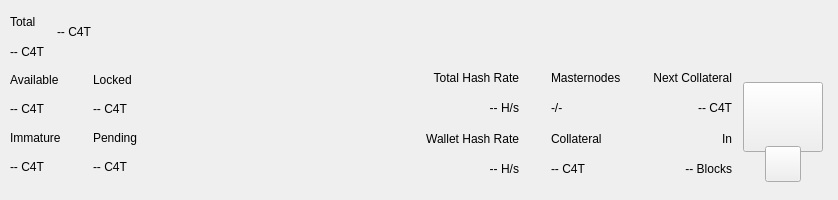
<?xml version="1.0" encoding="UTF-8"?>
<ui version="4.0">
 <class>TopBar</class>
 <widget class="QWidget" name="TopBar">
  <property name="geometry">
   <rect>
    <x>0</x>
    <y>0</y>
    <width>838</width>
    <height>200</height>
   </rect>
  </property>
  <property name="minimumSize">
   <size>
    <width>0</width>
    <height>200</height>
   </size>
  </property>
  <property name="maximumSize">
   <size>
    <width>16777215</width>
    <height>200</height>
   </size>
  </property>
  <property name="windowTitle">
   <string>Form</string>
  </property>
  <layout class="QVBoxLayout" name="verticalLayout_10" stretch="0">
   <property name="spacing">
    <number>0</number>
   </property>
   <property name="leftMargin">
    <number>0</number>
   </property>
   <property name="topMargin">
    <number>0</number>
   </property>
   <property name="rightMargin">
    <number>0</number>
   </property>
   <property name="bottomMargin">
    <number>0</number>
   </property>
   <item>
    <widget class="PFBorderImage" name="containerTop">
     <layout class="QVBoxLayout" name="verticalLayout_11">
      <property name="spacing">
       <number>0</number>
      </property>
      <property name="leftMargin">
       <number>0</number>
      </property>
      <property name="topMargin">
       <number>0</number>
      </property>
      <property name="rightMargin">
       <number>0</number>
      </property>
      <property name="bottomMargin">
       <number>0</number>
      </property>
      <item>
       <widget class="QWidget" name="top_container_2" native="true">
        <property name="minimumSize">
         <size>
          <width>0</width>
          <height>65</height>
         </size>
        </property>
        <layout class="QHBoxLayout" name="top_container">
         <property name="spacing">
          <number>0</number>
         </property>
         <property name="leftMargin">
          <number>10</number>
         </property>
         <property name="topMargin">
          <number>0</number>
         </property>
         <property name="rightMargin">
          <number>10</number>
         </property>
         <property name="bottomMargin">
          <number>0</number>
         </property>
         <item>
          <layout class="QHBoxLayout" name="horizontalLayout_4">
           <property name="spacing">
            <number>12</number>
           </property>
           <property name="rightMargin">
            <number>0</number>
           </property>
           <item>
            <widget class="QWidget" name="widgetAmount" native="true">
             <layout class="QVBoxLayout" name="verticalLayout_2">
              <property name="spacing">
               <number>2</number>
              </property>
              <property name="leftMargin">
               <number>0</number>
              </property>
              <property name="topMargin">
               <number>8</number>
              </property>
              <property name="rightMargin">
               <number>0</number>
              </property>
              <property name="bottomMargin">
               <number>0</number>
              </property>
              <item>
               <widget class="QLabel" name="labelTitle1">
                <property name="text">
                 <string>Total</string>
                </property>
               </widget>
              </item>
              <item>
               <widget class="PrivateQLabel" name="labelAmountPiv">
                <property name="text">
                 <string notr="true">-- C4T</string>
                </property>
               </widget>
              </item>
             </layout>
            </widget>
           </item>
           <item alignment="Qt::AlignVCenter">
            <widget class="QWidget" name="widgetTopAmount" native="true">
             <property name="sizePolicy">
              <sizepolicy hsizetype="Preferred" vsizetype="Maximum">
               <horstretch>0</horstretch>
               <verstretch>0</verstretch>
              </sizepolicy>
             </property>
             <layout class="QHBoxLayout" name="horizontalLayout_5">
              <property name="spacing">
               <number>0</number>
              </property>
              <property name="leftMargin">
               <number>0</number>
              </property>
              <property name="topMargin">
               <number>0</number>
              </property>
              <property name="rightMargin">
               <number>0</number>
              </property>
              <property name="bottomMargin">
               <number>0</number>
              </property>
              <item alignment="Qt::AlignTop">
               <widget class="PrivateQLabel" name="labelAmountTopPiv">
                <property name="minimumSize">
                 <size>
                  <width>0</width>
                  <height>36</height>
                 </size>
                </property>
                <property name="styleSheet">
                 <string notr="true">padding:0px;margin:0px;</string>
                </property>
                <property name="text">
                 <string notr="true">-- C4T</string>
                </property>
               </widget>
              </item>
             </layout>
            </widget>
           </item>
           <item>
            <spacer name="horizontalSpacer">
             <property name="orientation">
              <enum>Qt::Horizontal</enum>
             </property>
             <property name="sizeHint" stdset="0">
              <size>
               <width>40</width>
               <height>20</height>
              </size>
             </property>
            </spacer>
           </item>
           <item alignment="Qt::AlignRight">
            <widget class="QWidget" name="layoutSync" native="true">
             <property name="minimumSize">
              <size>
               <width>0</width>
               <height>36</height>
              </size>
             </property>
             <property name="maximumSize">
              <size>
               <width>16777215</width>
               <height>36</height>
              </size>
             </property>
             <layout class="QVBoxLayout" name="verticalLayout_9">
              <property name="leftMargin">
               <number>0</number>
              </property>
              <property name="topMargin">
               <number>0</number>
              </property>
              <property name="rightMargin">
               <number>0</number>
              </property>
              <property name="bottomMargin">
               <number>0</number>
              </property>
              <item>
               <widget class="ExpandableButton" name="pushButtonSync" native="true">
                <property name="minimumSize">
                 <size>
                  <width>36</width>
                  <height>36</height>
                 </size>
                </property>
                <property name="maximumSize">
                 <size>
                  <width>16777215</width>
                  <height>36</height>
                 </size>
                </property>
               </widget>
              </item>
             </layout>
            </widget>
           </item>
           <item>
            <widget class="ExpandableButton" name="pushButtonHDUpgrade" native="true">
             <property name="minimumSize">
              <size>
               <width>36</width>
               <height>36</height>
              </size>
             </property>
             <property name="maximumSize">
              <size>
               <width>16777215</width>
               <height>36</height>
              </size>
             </property>
            </widget>
           </item>
           <item>
            <widget class="ExpandableButton" name="pushButtonStack" native="true">
             <property name="minimumSize">
              <size>
               <width>36</width>
               <height>36</height>
              </size>
             </property>
             <property name="maximumSize">
              <size>
               <width>16777215</width>
               <height>36</height>
              </size>
             </property>
            </widget>
           </item>
           <item>
            <widget class="ExpandableButton" name="pushButtonConf" native="true">
             <property name="minimumSize">
              <size>
               <width>36</width>
               <height>36</height>
              </size>
             </property>
             <property name="maximumSize">
              <size>
               <width>16777215</width>
               <height>36</height>
              </size>
             </property>
            </widget>
           </item>
           <item>
            <widget class="ExpandableButton" name="pushButtonMasternodes" native="true">
             <property name="minimumSize">
              <size>
               <width>36</width>
               <height>36</height>
              </size>
             </property>
             <property name="maximumSize">
              <size>
               <width>16777215</width>
               <height>36</height>
              </size>
             </property>
            </widget>
           </item>
           <item>
            <widget class="ExpandableButton" name="pushButtonConsole" native="true">
             <property name="minimumSize">
              <size>
               <width>36</width>
               <height>36</height>
              </size>
             </property>
             <property name="maximumSize">
              <size>
               <width>16777215</width>
               <height>36</height>
              </size>
             </property>
            </widget>
           </item>
           <item>
            <widget class="ExpandableButton" name="pushButtonConnection" native="true">
             <property name="minimumSize">
              <size>
               <width>36</width>
               <height>36</height>
              </size>
             </property>
             <property name="maximumSize">
              <size>
               <width>16777215</width>
               <height>36</height>
              </size>
             </property>
            </widget>
           </item>
           <item>
            <widget class="ExpandableButton" name="pushButtonTor" native="true">
             <property name="minimumSize">
              <size>
               <width>36</width>
               <height>36</height>
              </size>
             </property>
             <property name="maximumSize">
              <size>
               <width>16777215</width>
               <height>36</height>
              </size>
             </property>
            </widget>
           </item>
           <item>
            <widget class="ExpandableButton" name="pushButtonLock" native="true">
             <property name="sizePolicy">
              <sizepolicy hsizetype="Expanding" vsizetype="Expanding">
               <horstretch>0</horstretch>
               <verstretch>0</verstretch>
              </sizepolicy>
             </property>
             <property name="minimumSize">
              <size>
               <width>36</width>
               <height>0</height>
              </size>
             </property>
             <property name="maximumSize">
              <size>
               <width>16777215</width>
               <height>36</height>
              </size>
             </property>
            </widget>
           </item>
           <item>
            <widget class="ExpandableButton" name="pushButtonTheme" native="true">
             <property name="minimumSize">
              <size>
               <width>36</width>
               <height>36</height>
              </size>
             </property>
             <property name="maximumSize">
              <size>
               <width>16777215</width>
               <height>36</height>
              </size>
             </property>
            </widget>
           </item>
           <item>
            <widget class="ExpandableButton" name="pushButtonFAQ" native="true">
             <property name="minimumSize">
              <size>
               <width>36</width>
               <height>36</height>
              </size>
             </property>
             <property name="maximumSize">
              <size>
               <width>16777215</width>
               <height>36</height>
              </size>
             </property>
            </widget>
           </item>
           <item>
            <widget class="ExpandableButton" name="pushButtonPrivacy" native="true">
             <property name="minimumSize">
              <size>
               <width>36</width>
               <height>36</height>
              </size>
             </property>
             <property name="maximumSize">
              <size>
               <width>16777215</width>
               <height>36</height>
              </size>
             </property>
            </widget>
           </item>
          </layout>
         </item>
        </layout>
       </widget>
      </item>
      <item>
       <widget class="QWidget" name="bottom_container" native="true">
        <property name="minimumSize">
         <size>
          <width>0</width>
          <height>135</height>
         </size>
        </property>
        <layout class="QHBoxLayout" name="botton_container">
         <property name="leftMargin">
          <number>10</number>
         </property>
         <property name="topMargin">
          <number>0</number>
         </property>
         <property name="rightMargin">
          <number>10</number>
         </property>
         <property name="bottomMargin">
          <number>10</number>
         </property>
         <item>
          <layout class="QHBoxLayout" name="horizontalLayout_3">
           <property name="spacing">
            <number>0</number>
           </property>
           <property name="bottomMargin">
            <number>9</number>
           </property>
           <item>
            <layout class="QVBoxLayout" name="verticalLayout_7">
             <property name="spacing">
              <number>0</number>
             </property>
             <property name="leftMargin">
              <number>0</number>
             </property>
             <property name="rightMargin">
              <number>0</number>
             </property>
             <item>
              <layout class="QHBoxLayout" name="horizontalLayout_2">
               <property name="spacing">
                <number>0</number>
               </property>
               <item>
                <layout class="QVBoxLayout" name="verticalLayout_6">
                 <item>
                  <widget class="QLabel" name="labelTitle5">
                   <property name="text">
                    <string>Available</string>
                   </property>
                  </widget>
                 </item>
                 <item>
                  <widget class="PrivateQLabel" name="labelAvailablePiv">
                   <property name="text">
                    <string>-- C4T</string>
                   </property>
                  </widget>
                 </item>
                 <item>
                  <widget class="QLabel" name="labelTitle4">
                   <property name="text">
                    <string>Immature</string>
                   </property>
                  </widget>
                 </item>
                 <item>
                  <widget class="PrivateQLabel" name="labelImmaturePiv">
                   <property name="text">
                    <string notr="true">-- C4T</string>
                   </property>
                  </widget>
                 </item>
                </layout>
               </item>
               <item>
                <layout class="QVBoxLayout" name="verticalLayout_8">
                 <property name="leftMargin">
                  <number>32</number>
                 </property>
                 <item>
                  <widget class="QLabel" name="labelTitle6">
                   <property name="text">
                    <string>Locked</string>
                   </property>
                  </widget>
                 </item>
                 <item>
                  <widget class="PrivateQLabel" name="labelLockedPiv">
                   <property name="text">
                    <string>-- C4T</string>
                   </property>
                  </widget>
                 </item>
                 <item>
                  <widget class="QLabel" name="labelTitle3">
                   <property name="text">
                    <string>Pending</string>
                   </property>
                  </widget>
                 </item>
                 <item>
                  <widget class="PrivateQLabel" name="labelPendingPiv">
                   <property name="text">
                    <string notr="true">-- C4T</string>
                   </property>
                  </widget>
                 </item>
                </layout>
               </item>
              </layout>
             </item>
            </layout>
           </item>
          </layout>
         </item>
         <item>
          <spacer name="horizontalSpacer_2">
           <property name="orientation">
            <enum>Qt::Horizontal</enum>
           </property>
           <property name="sizeHint" stdset="0">
            <size>
             <width>40</width>
             <height>20</height>
            </size>
           </property>
          </spacer>
         </item>
         <item>
          <layout class="QHBoxLayout" name="horizontalLayout_6">
           <property name="spacing">
            <number>0</number>
           </property>
           <property name="rightMargin">
            <number>0</number>
           </property>
           <property name="bottomMargin">
            <number>9</number>
           </property>
           <item>
            <widget class="QWidget" name="widgetStaking" native="true">
             <layout class="QVBoxLayout" name="verticalLayout_12">
              <property name="leftMargin">
               <number>32</number>
              </property>
              <property name="topMargin">
               <number>0</number>
              </property>
              <property name="rightMargin">
               <number>0</number>
              </property>
              <property name="bottomMargin">
               <number>0</number>
              </property>
              <item>
               <widget class="QLabel" name="labelNetworkHashRateTitle">
                <property name="text">
                 <string>Total Hash Rate</string>
                </property>
                <property name="textFormat">
                 <enum>Qt::AutoText</enum>
                </property>
                <property name="alignment">
                 <set>Qt::AlignRight|Qt::AlignTrailing|Qt::AlignVCenter</set>
                </property>
               </widget>
              </item>
              <item>
               <widget class="QLabel" name="labelNetworkHashRateValue">
                <property name="layoutDirection">
                 <enum>Qt::LeftToRight</enum>
                </property>
                <property name="text">
                 <string>-- H/s</string>
                </property>
                <property name="textFormat">
                 <enum>Qt::AutoText</enum>
                </property>
                <property name="alignment">
                 <set>Qt::AlignRight|Qt::AlignTrailing|Qt::AlignVCenter</set>
                </property>
               </widget>
              </item>
              <item>
               <widget class="QLabel" name="labelWalletHashRateTitle">
                <property name="text">
                 <string>Wallet Hash Rate</string>
                </property>
                <property name="textFormat">
                 <enum>Qt::AutoText</enum>
                </property>
                <property name="alignment">
                 <set>Qt::AlignRight|Qt::AlignTrailing|Qt::AlignVCenter</set>
                </property>
               </widget>
              </item>
              <item>
               <widget class="PrivateQLabel" name="labelWalletHashRateValue">
                <property name="text">
                 <string notr="true">-- H/s</string>
                </property>
                <property name="textFormat">
                 <enum>Qt::AutoText</enum>
                </property>
                <property name="alignment">
                 <set>Qt::AlignRight|Qt::AlignTrailing|Qt::AlignVCenter</set>
                </property>
               </widget>
              </item>
             </layout>
            </widget>
           </item>
           <item>
            <widget class="QWidget" name="widgetMasternodes" native="true">
             <layout class="QVBoxLayout">
              <property name="leftMargin">
               <number>32</number>
              </property>
              <property name="topMargin">
               <number>0</number>
              </property>
              <property name="rightMargin">
               <number>0</number>
              </property>
              <property name="bottomMargin">
               <number>0</number>
              </property>
              <item>
               <widget class="QLabel" name="labelMasternodesTitle">
                <property name="text">
                 <string>Masternodes</string>
                </property>
               </widget>
              </item>
              <item>
               <widget class="PrivateQLabel" name="labelMasternodeCount">
                <property name="text">
                 <string>-/-</string>
                </property>
               </widget>
              </item>
              <item>
               <widget class="QLabel" name="labelCollateralTitle">
                <property name="text">
                 <string>Collateral</string>
                </property>
               </widget>
              </item>
              <item>
               <widget class="QLabel" name="labelCollateralValue">
                <property name="text">
                 <string notr="true">-- C4T</string>
                </property>
               </widget>
              </item>
             </layout>
            </widget>
           </item>
           <item>
            <widget class="QWidget" name="widgetNextCollateral" native="true">
             <layout class="QVBoxLayout" name="verticalLayout_12">
              <property name="leftMargin">
               <number>32</number>
              </property>
              <property name="topMargin">
               <number>0</number>
              </property>
              <property name="rightMargin">
               <number>0</number>
              </property>
              <property name="bottomMargin">
               <number>0</number>
              </property>
              <item>
               <widget class="QLabel" name="labelNextMasternodesTitle">
                <property name="text">
                 <string>Next Collateral</string>
                </property>
                <property name="textFormat">
                 <enum>Qt::AutoText</enum>
                </property>
                <property name="alignment">
                 <set>Qt::AlignRight|Qt::AlignTrailing|Qt::AlignVCenter</set>
                </property>
               </widget>
              </item>
              <item>
               <widget class="QLabel" name="labelNextCollateralValue">
                <property name="text">
                 <string>-- C4T</string>
                </property>
                <property name="textFormat">
                 <enum>Qt::AutoText</enum>
                </property>
                <property name="alignment">
                 <set>Qt::AlignRight|Qt::AlignTrailing|Qt::AlignVCenter</set>
                </property>
               </widget>
              </item>
              <item>
               <widget class="QLabel" name="labelRemainingBlocks">
                <property name="text">
                 <string>In</string>
                </property>
                <property name="textFormat">
                 <enum>Qt::AutoText</enum>
                </property>
                <property name="alignment">
                 <set>Qt::AlignRight|Qt::AlignTrailing|Qt::AlignVCenter</set>
                </property>
               </widget>
              </item>
              <item>
               <widget class="QLabel" name="labelNextCollateralBlocks">
                <property name="text">
                 <string notr="true">-- Blocks</string>
                </property>
                <property name="textFormat">
                 <enum>Qt::AutoText</enum>
                </property>
                <property name="alignment">
                 <set>Qt::AlignRight|Qt::AlignTrailing|Qt::AlignVCenter</set>
                </property>
               </widget>
              </item>
             </layout>
            </widget>
           </item>
          </layout>
         </item>
         <item>
          <widget class="QWidget" name="qrContainer" native="true">
           <property name="sizePolicy">
            <sizepolicy hsizetype="Preferred" vsizetype="Minimum">
             <horstretch>0</horstretch>
             <verstretch>0</verstretch>
            </sizepolicy>
           </property>
           <property name="minimumSize">
            <size>
             <width>90</width>
             <height>110</height>
            </size>
           </property>
           <property name="maximumSize">
            <size>
             <width>90</width>
             <height>110</height>
            </size>
           </property>
           <layout class="QVBoxLayout" name="containerQR">
            <property name="spacing">
             <number>0</number>
            </property>
            <property name="leftMargin">
             <number>5</number>
            </property>
            <property name="topMargin">
             <number>10</number>
            </property>
            <property name="rightMargin">
             <number>5</number>
            </property>
            <property name="bottomMargin">
             <number>0</number>
            </property>
            <item>
             <widget class="QPushButton" name="btnQr">
              <property name="minimumSize">
               <size>
                <width>70</width>
                <height>70</height>
               </size>
              </property>
              <property name="maximumSize">
               <size>
                <width>16777215</width>
                <height>70</height>
               </size>
              </property>
              <property name="focusPolicy">
               <enum>Qt::NoFocus</enum>
              </property>
              <property name="text">
               <string/>
              </property>
              <property name="iconSize">
               <size>
                <width>70</width>
                <height>70</height>
               </size>
              </property>
             </widget>
            </item>
            <item>
             <spacer name="verticalSpacer">
              <property name="orientation">
               <enum>Qt::Vertical</enum>
              </property>
              <property name="sizeType">
               <enum>QSizePolicy::Fixed</enum>
              </property>
              <property name="sizeHint" stdset="0">
               <size>
                <width>20</width>
                <height>20</height>
               </size>
              </property>
             </spacer>
            </item>
            <item alignment="Qt::AlignHCenter|Qt::AlignBottom">
             <widget class="QPushButton" name="pushButtonQR">
              <property name="minimumSize">
               <size>
                <width>36</width>
                <height>36</height>
               </size>
              </property>
              <property name="maximumSize">
               <size>
                <width>36</width>
                <height>36</height>
               </size>
              </property>
              <property name="focusPolicy">
               <enum>Qt::NoFocus</enum>
              </property>
              <property name="text">
               <string/>
              </property>
             </widget>
            </item>
           </layout>
          </widget>
         </item>
        </layout>
       </widget>
      </item>
     </layout>
    </widget>
   </item>
  </layout>
 </widget>
 <customwidgets>
  <customwidget>
   <class>ExpandableButton</class>
   <extends>QWidget</extends>
   <header>qt/pivx/expandablebutton.h</header>
   <container>1</container>
  </customwidget>
  <customwidget>
   <class>PFBorderImage</class>
   <extends>QFrame</extends>
   <header>qt/pivx/pfborderimage.h</header>
   <container>1</container>
  </customwidget>
  <customwidget>
   <class>PrivateQLabel</class>
   <extends>QLabel</extends>
   <header>qt/pivx/privatelabel.h</header>
   <container>0</container>
  </customwidget>
 </customwidgets>
 <resources/>
 <connections/>
</ui>
